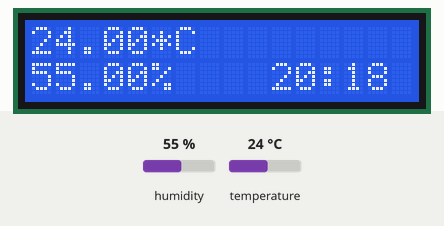
Recording of a program running on a simulated Arduino Uno, built for the host (arithmetic inside an expression is 32-bit, double 64-bit). Shown: 16×2 character LCD. The test bench sets the inputs (shaded band); at power-on: humidity 55 %, temperature 24 °C. The local clock reads 2024-03-15 10:24:30 at power-on unless the program sets it; what the program prints to the serial monitor is not drawn.

Above: at 2.2 s.
2.3 s: humidity set to 22 %
At 4.9 s:
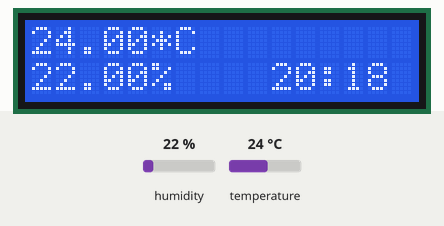
6.1 s: temperature set to 12 °C
At 8.5 s:
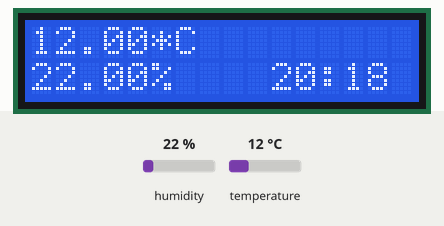
9.9 s: humidity set to 40 %
At 10.8 s:
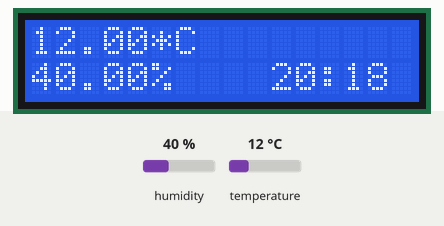
13.7 s: temperature set to 19 °C
At 16.6 s:
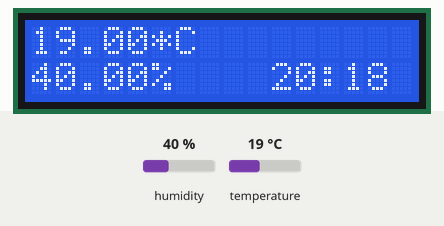
Timing chart, 0 to 18.1 s (numbered marks = the images above; inputs shaded):
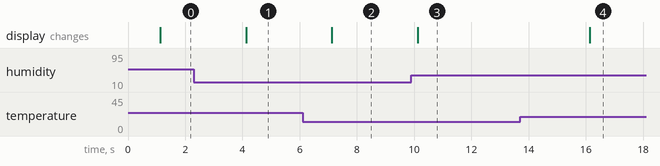

Measured:
- after the input at 2.3 s, the display: changes after 1.8 s (image 1)
- after the input at 6.1 s, the display: changes after 1.0 s (image 2)
- after the input at 9.9 s, the display: changes after 0.23 s (image 3)
- after the input at 13.7 s, the display: changes after 2.4 s (image 4)

The program:

main.cpp
```cpp
#include <Arduino.h>

#include <Wire.h>
#include "LiquidCrystal_I2C.h"
#include "DHT.h"
#include "Adafruit_Sensor.h"
#include <iarduino_RTC.h>

//#define PIN_WATERFLOW 2 // important 2 or 3
#define PIN_RTC_RST 2
#define PIN_RTC_DAT 3
#define PIN_RTC_CLK 4
#define PIN_RELAY_WATER 5
#define PIN_MOTOR_WINDOW_FORWARD 6
#define PIN_MOTOR_WINDOW_BACKWARD 7
#define PIN_DHT11 8
#define PIN_RELAY_LIGHT 9
#define PIN_RELAY_FAN 11
#define PIN_LCD_CLK A4
#define PIN_LCD_DATA A5


#define WATERFLOW_TICKS_PER_LITR 5880

#define SETTINGS_TEMPERATURE_MAX 25 // -254 - 255
#define SETTINGS_HUMIDITY_MIN 60 // 0 - 100
#define SETTINGS_WATER_WORKING_MINUTES 5 // 1 - 60

LiquidCrystal_I2C lcd(0x3F,16,2);
DHT dht(PIN_DHT11, DHT11);
iarduino_RTC rtc(RTC_DS1302, PIN_RTC_RST, PIN_RTC_CLK, PIN_RTC_DAT);

float humidity = 0;
float temperature = 0;

uint32_t waterflowTicks = 0;
void waterflowProcess() {
  waterflowTicks++;
}

bool windowOldState = false;
void setWindowOpened(bool opened) {
  if (opened == windowOldState)
    return;
  if (opened) {
    digitalWrite(PIN_MOTOR_WINDOW_FORWARD, 1);
    digitalWrite(PIN_MOTOR_WINDOW_BACKWARD, 0);
    delay(1000);
    digitalWrite(PIN_MOTOR_WINDOW_FORWARD, 0);
    digitalWrite(PIN_MOTOR_WINDOW_BACKWARD, 0);
  } else {
    digitalWrite(PIN_MOTOR_WINDOW_FORWARD, 0);
    digitalWrite(PIN_MOTOR_WINDOW_BACKWARD, 1);
    delay(1000);
    digitalWrite(PIN_MOTOR_WINDOW_FORWARD, 0);
    digitalWrite(PIN_MOTOR_WINDOW_BACKWARD, 0);
  }
}

uint32_t dhtCheckTimer = 0;
const uint32_t dhtCheckDelay = 1000;
void dhtWork() {
  if (millis() < dhtCheckTimer)
    return;

  dhtCheckTimer = millis() + dhtCheckDelay;
  humidity = dht.readHumidity();
  temperature = dht.readTemperature();
  if (temperature > SETTINGS_TEMPERATURE_MAX) {// || humidity < SETTINGS_HUMIDITY_MIN) {
    digitalWrite(PIN_RELAY_FAN, 1);
    setWindowOpened(true);
  } else {
    digitalWrite(PIN_RELAY_FAN, 0);
    setWindowOpened(false);
  }
}

void rtcWork() {
  rtc.gettime();
  // light from 04-23
  if (rtc.Hours >= 4 && rtc.Hours < 23) {
    digitalWrite(PIN_RELAY_LIGHT, 1);
  } else {
    digitalWrite(PIN_RELAY_LIGHT, 0);
  }
  // water in 8 and 20 for 5 minutes
  if ((rtc.Hours == 8  && (rtc.minutes >= 0 && rtc.minutes < SETTINGS_WATER_WORKING_MINUTES))
   || (rtc.Hours == 20 && (rtc.minutes >= 0 && rtc.minutes < SETTINGS_WATER_WORKING_MINUTES))) {
    digitalWrite(PIN_RELAY_WATER, 1);
  } else {
    digitalWrite(PIN_RELAY_WATER, 0);
  }
}

uint32_t lcdTimer = 0;
const uint32_t lcdDelay = 500;
void lcdWork() {
  if (millis() < lcdTimer)
    return;

  lcdTimer = millis() + lcdDelay;
  lcd.clear();
  lcd.setCursor(0,0);
  lcd.print(temperature);
  lcd.print("*C");
  lcd.setCursor(0,1);
  lcd.print(humidity);
  lcd.print("%");
  lcd.setCursor(10,1);
  lcd.print(rtc.gettime("H:i"));
  #ifdef PIN_WATERFLOW
    lcd.setCursor(10,0);
    lcd.print(waterflowTicks / WATERFLOW_TICKS_PER_LITR);
    lcd.print("L");
  #endif

  Serial.print("temperature");
  Serial.println(temperature);
  Serial.print("humidity");
  Serial.println(humidity);
  Serial.print("time");
  Serial.println(rtc.gettime("H:i"));
  #ifdef PIN_WATERFLOW
    Serial.print("litres");
    Serial.println(waterflowTicks / WATERFLOW_TICKS_PER_LITR);
  #endif
}

void setup() {
  Serial.begin(9600);
  dht.begin();
  lcd.init();
  lcd.backlight();
  lcd.setCursor(0,0);
  lcd.print("AutoFarm");
  delay(1000);
  Serial.println("Autofarm");
  rtc.begin();
  rtc.settime(0,18,20,13,4,21,2);// 0  сек, 0 мин, 20 час, 13, апрель, 2021 года, вторник
  #ifdef PIN_WATERFLOW
    attachInterrupt(digitalPinToInterrupt(PIN_WATERFLOW), waterflowProcess, RISING);
  #endif
}

void loop() {
  dhtWork();
  rtcWork();


  lcdWork();
}
```
